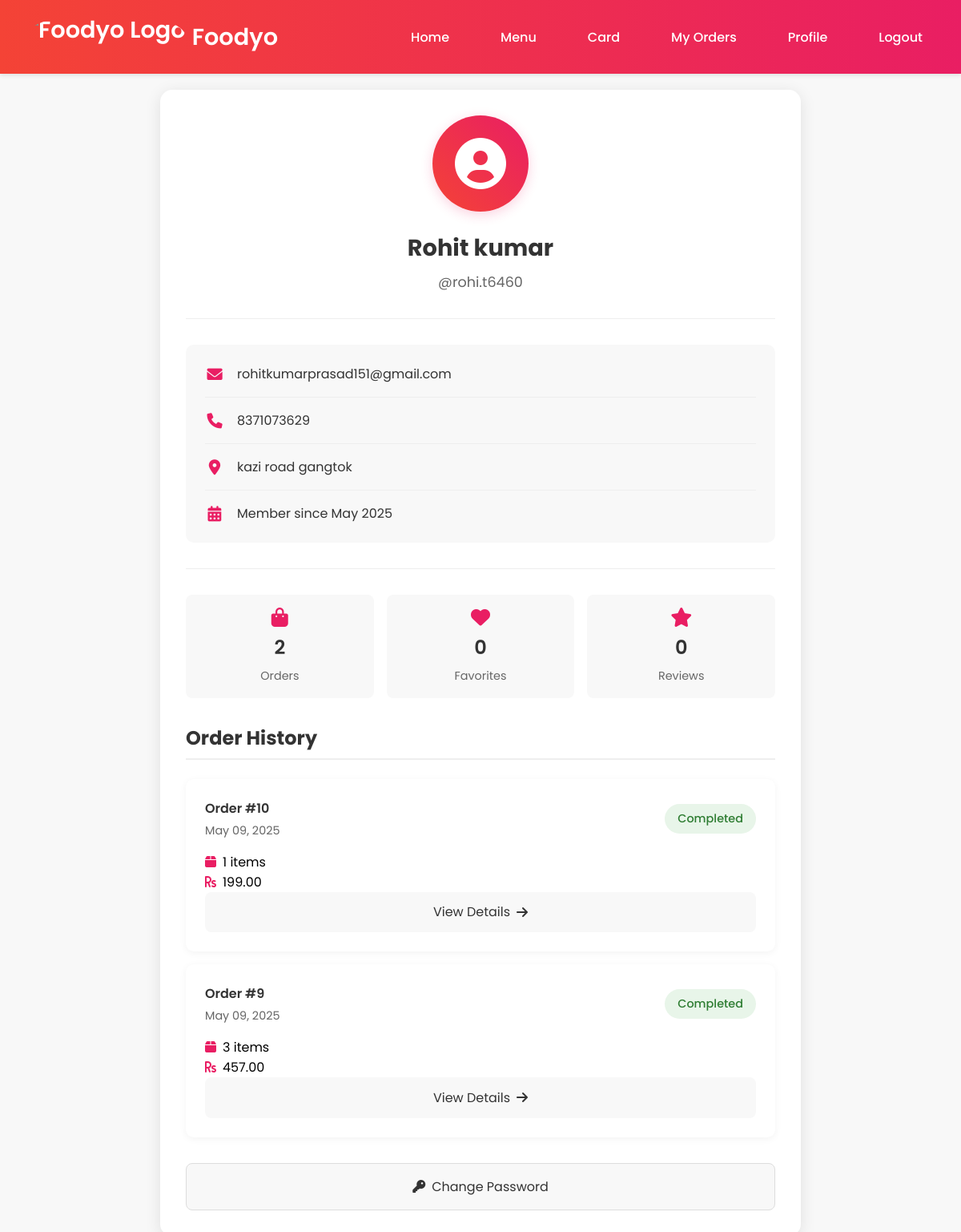
/profile.php (signed in), run on the app's committed database.
### tables this page shows
CREATE TABLE `users` (
  `id` int(11) NOT NULL,
  `username` varchar(50) NOT NULL,
  `password` varchar(255) NOT NULL,
  `fullname` varchar(100) NOT NULL,
  `email` varchar(100) NOT NULL,
  `phone` varchar(20) NOT NULL,
  `address` text DEFAULT NULL,
  `created_at` timestamp NOT NULL DEFAULT current_timestamp(),
  `role` enum('user','admin') DEFAULT 'user'
);

CREATE TABLE `orders` (
  `id` int(11) NOT NULL,
  `user_id` int(11) DEFAULT NULL,
  `total_amount` decimal(10,2) NOT NULL,
  `status` enum('pending','processing','delivered','cancelled','completed') DEFAULT 'pending',
  `delivery_address` text NOT NULL,
  `created_at` timestamp NOT NULL DEFAULT current_timestamp()
);

### profile.php (the view, shortened to what this page needs)
<?php
include 'navbar.php';
include 'config.php';
$user_id = $_SESSION['user_id'];
$stmt = $conn->prepare("SELECT * FROM users WHERE id = ?");
$stmt->bind_param("i", $user_id);
$stmt->execute();
$result = $stmt->get_result();
$user = $result->fetch_assoc();
$fav_count = 0;
$review_count = 0;
$order_stmt = $conn->prepare("
    SELECT o.*, COUNT(oi.id) as total_items, SUM(oi.quantity * oi.price) as total_amount
    FROM orders o
    LEFT JOIN order_items oi ON o.id = oi.order_id
    WHERE o.user_id = ?
    GROUP BY o.id
    ORDER BY o.created_at DESC
");
$order_stmt->bind_param("i", $user_id);
$order_stmt->execute();
$orders = $order_stmt->get_result();
$order_count = $orders->num_rows;
$review_stmt = $conn->prepare("SELECT COUNT(*) as review_count FROM reviews WHERE user_id = ?");
$review_stmt->bind_param("i", $user_id);
$review_stmt->execute();
$review_result = $review_stmt->get_result();
if($review_result) {
    $review_count = $review_result->fetch_assoc()['review_count'];
}
?>
<!DOCTYPE html>
<html lang="en">
<head>
    <link rel="stylesheet" href="https://cdnjs.cloudflare.com/ajax/libs/font-awesome/6.0.0/css/all.min.css">
    <link rel="stylesheet" href="style.css">
</head>
<body>
    <div class="profile-container">
        <div class="profile-box">
            <div class="profile-header">
                <div class="profile-avatar">
                    <i class="fas fa-user-circle"></i>
                </div>
                <h2><?php echo htmlspecialchars($user['fullname'] ?? 'User'); ?></h2>
                <p class="username">@<?php echo htmlspecialchars($user['username'] ?? 'username'); ?></p>
            </div>
            <div class="profile-info">
                <div class="info-group">
                    <i class="fas fa-envelope"></i>
                    <span><?php echo htmlspecialchars($user['email'] ?? 'No email provided'); ?></span>
                </div>
                <div class="info-group">
                    <i class="fas fa-phone"></i>
                    <span><?php echo htmlspecialchars($user['phone'] ?? 'No phone provided'); ?></span>
                </div>
                <div class="info-group">
                    <i class="fas fa-map-marker-alt"></i>
                    <span><?php echo htmlspecialchars($user['address'] ?? 'No address provided'); ?></span>
                </div>
                <div class="info-group">
                    <i class="fas fa-calendar-alt"></i>
                    <span>Member since <?php echo isset($user['created_at']) ? date('F Y', strtotime($user['created_at'])) : 'N/A'; ?></span>
                </div>
            </div>
            <div class="profile-stats">
                <div class="stat-item">
                    <i class="fas fa-shopping-bag"></i>
                    <span class="stat-value"><?php echo $order_count; ?></span>
                    <span class="stat-label">Orders</span>
                </div>
                <div class="stat-item">
                    <i class="fas fa-heart"></i>
                    <span class="stat-value"><?php echo $fav_count; ?></span>
                    <span class="stat-label">Favorites</span>
                </div>
                <div class="stat-item">
                    <i class="fas fa-star"></i>
                    <span class="stat-value"><?php echo $review_count; ?></span>
                    <span class="stat-label">Reviews</span>
                </div>
            </div>
            <div class="order-history">
                <h3>Order History</h3>
                <?php if ($order_count > 0): ?>
                    <div class="orders-list">
                        <?php while ($order = $orders->fetch_assoc()): ?>
                            <div class="order-card">
                                <div class="order-header">
                                    <div class="order-info">
                                        <span class="order-id">Order #<?php echo $order['id']; ?></span>
                                        <span class="order-date"><?php echo date('M d, Y', strtotime($order['created_at'])); ?></span>
                                    </div>
                                    <span class="order-status <?php echo strtolower($order['status'] ?? 'pending'); ?>">
                                        <?php echo ucfirst($order['status'] ?? 'Pending'); ?>
                                    </span>
                                </div>
                                <div class="order-details">
                                    <div class="order-items">
                                        <i class="fas fa-box"></i>
                                        <span><?php echo $order['total_items'] ?? 0; ?> items</span>
                                    </div>
                                    <div class="order-total">
                                        <i class="fas fa-rupee-sign"></i>
                                        <span><?php echo number_format($order['total_amount'] ?? 0, 2); ?></span>
                                    </div>
                                </div>
                                <a href="order_confirmation.php?order_id=<?php echo $order['id']; ?>" class="view-order-btn">
                                    View Details <i class="fas fa-arrow-right"></i>
                                </a>
                            </div>
                        <?php endwhile; ?>
                    </div>
                <?php endif; ?>
            </div>
            <div class="profile-actions">
                <a href="change_password.php" class="change-password-button">
                    <i class="fas fa-key"></i> Change Password
                </a>
            </div>
        </div>
    </div>
</body>
</html>

### navbar.php (shortened to what this page needs)
<!DOCTYPE html>
<html lang="en">
<head>
</head>
<body>
    <nav class="navbar">
        <div class="nav-container">
            <div class="logo">
                <a href="index.php">
                    <img src="images/logo.jpeg" alt="Foodyo Logo" class="logo-img">
                    <span>Foodyo</span>
                </a>
            </div>
            <ul class="nav-links" id="navLinks">
                <li><a href="index.php">Home</a></li>
                <li><a href="menu.php">Menu</a></li>
                <?php if(isset($_SESSION['user_id'])): ?>
                    <li><a href="Card.php">Card</a></li>
                    <li><a href="orders.php">My Orders</a></li>
                    <li><a href="profile.php">Profile</a></li>
                    <li><a href="logout.php" class="login-btn">Logout</a></li>
                <?php else: ?>
                    <li><a href="login.php" class="login-btn">Login</a></li>
                <?php endif; ?>
            </ul>
        </div>
    </nav>
</body>
</html>

### style.css (style rules this page uses)
* { margin: 0; padding: 0; box-sizing: border-box; font-family: "Poppins", sans-serif; }
body { background-color: #f8f8f8; padding-top: 80px; }
.stat-item { text-align: center; }
.profile-container { min-height: calc(100vh - 80px); display: flex; align-items: center; justify-content: center; padding: 2rem; background: #f8f8f8; }
.profile-box { background: white; padding: 2rem; border-radius: 15px; box-shadow: 0 4px 20px rgba(0, 0, 0, 0.1); width: 100%; max-width: 800px; }
.profile-header { text-align: center; margin-bottom: 2rem; padding-bottom: 2rem; border-bottom: 1px solid #eee; }
.profile-avatar { width: 120px; height: 120px; margin: 0 auto 1.5rem; background: linear-gradient(45deg, #f44336, #e91e63); border-radius: 50%; display: flex; align-items: center; justify-content: center; box-shadow: 0 4px 15px rgba(233, 30, 99, 0.2); }
.profile-avatar i { font-size: 4rem; color: white; }
.profile-header h2 { color: #333; font-size: 1.8rem; margin-bottom: 0.5rem; }
.username { color: #666; font-size: 1.1rem; }
.profile-actions { display: flex; gap: 1rem; margin-top: 2rem; }
.update-button, .change-password-button { flex: 1; padding: 1rem; border: none; border-radius: 8px; font-size: 1rem; cursor: pointer; transition: all 0.3s ease; text-align: center; text-decoration: none; display: flex; align-items: center; justify-content: center; gap: 0.5rem; }
.change-password-button { background: #f8f8f8; color: #333; border: 1px solid #ddd; }
.profile-stats { display: grid; grid-template-columns: repeat(3, 1fr); gap: 1rem; margin-top: 2rem; padding-top: 2rem; border-top: 1px solid #eee; }
.stat-item { text-align: center; padding: 1rem; background: #f8f8f8; border-radius: 8px; transition: transform 0.3s ease; }
.stat-item i { font-size: 1.5rem; color: #e91e63; margin-bottom: 0.5rem; }
.stat-value { display: block; font-size: 1.5rem; font-weight: 600; color: #333; margin-bottom: 0.3rem; }
.stat-label { color: #666; font-size: 0.9rem; }
.profile-info { background: #f8f8f8; border-radius: 10px; padding: 1.5rem; margin: 2rem 0; }
.info-group { display: flex; align-items: center; gap: 1rem; margin-bottom: 1rem; padding-bottom: 1rem; border-bottom: 1px solid #eee; }
.info-group:last-child { margin-bottom: 0; padding-bottom: 0; border-bottom: none; }
.info-group i { font-size: 1.2rem; color: #e91e63; width: 24px; text-align: center; }
.info-group span { color: #333; font-size: 1rem; }
.order-history { margin-top: 2rem; }
.order-history h3 { color: #333; font-size: 1.5rem; margin-bottom: 1.5rem; padding-bottom: 0.5rem; border-bottom: 2px solid #eee; }
.orders-list { display: flex; flex-direction: column; gap: 1rem; }
.order-card { background: white; border-radius: 10px; padding: 1.5rem; box-shadow: 0 2px 10px rgba(0, 0, 0, 0.05); transition: transform 0.3s ease; }
.order-header { display: flex; justify-content: space-between; align-items: center; margin-bottom: 1rem; }
.order-info { display: flex; flex-direction: column; gap: 0.3rem; }
.order-id { font-weight: 600; color: #333; }
.order-date { color: #666; font-size: 0.9rem; }
.order-status { padding: 0.5rem 1rem; border-radius: 20px; font-size: 0.9rem; font-weight: 500; }
.order-status.completed { background: #e8f5e9; color: #2e7d32; }
.order-items, .order-total { display: flex; align-items: center; gap: 0.5rem; }
.order-items i, .order-total i { color: #e91e63; }
.view-order-btn { display: flex; align-items: center; justify-content: center; gap: 0.5rem; padding: 0.8rem; background: #f8f8f8; color: #333; text-decoration: none; border-radius: 8px; transition: all 0.3s ease; }

### data on the page
users: fullname "Rohit kumar", username "rohi.t6460", email "rohitkumarprasad151@gmail.com", phone "8371073629", address "kazi road gangtok", created_at "May 2025"
orders: id "10", created_at "May 09, 2025", status "Completed", total_items "1", total_amount "199.00"
orders: id "9", created_at "May 09, 2025", status "Completed", total_items "3", total_amount "457.00"

### other printed values
$order_count "2"
$fav_count "0"
$review_count "0"
